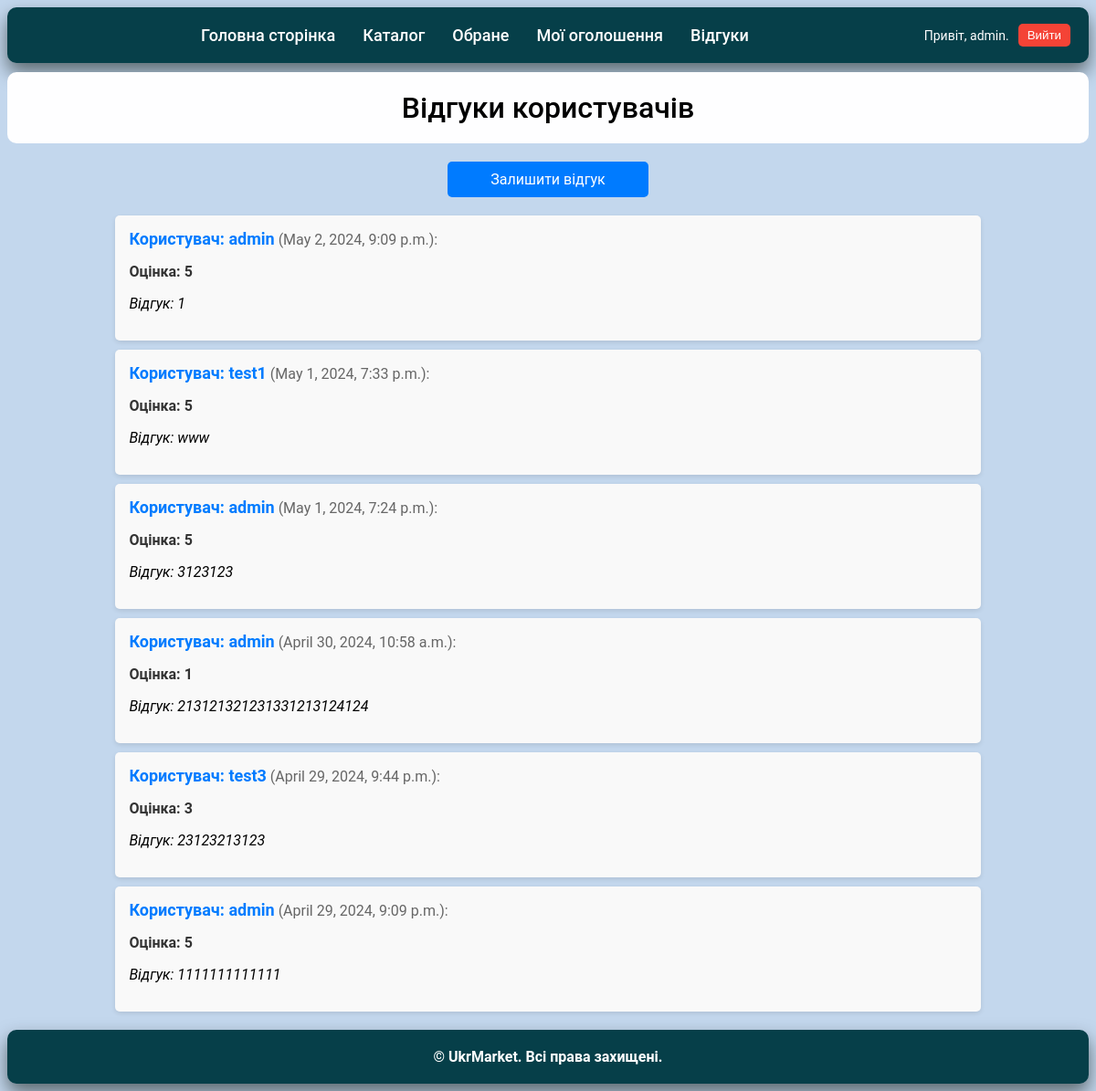
The app's page /reviews/ (signed in), older data.
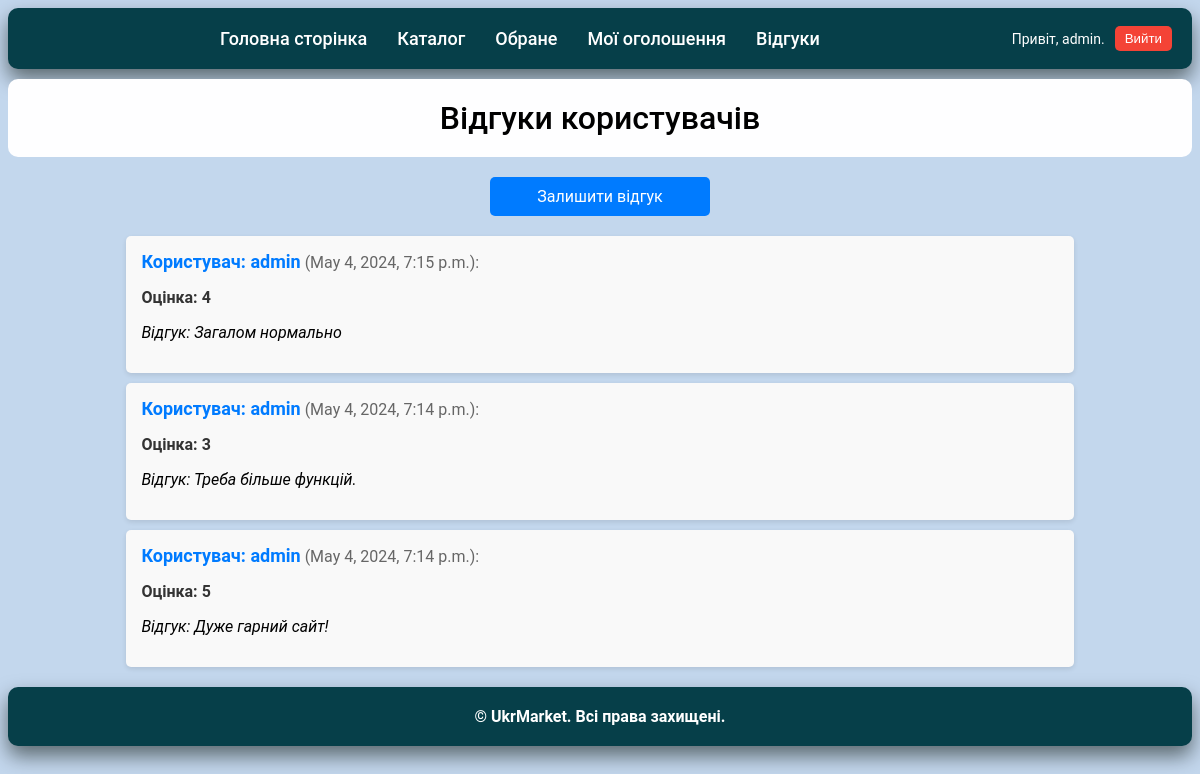
The same page, newer data.
### shop/models.py (models this page shows, shortened)
class Review(models.Model):
    user = models.ForeignKey(settings.AUTH_USER_MODEL, on_delete=models.CASCADE, related_name="reviews")
    rating = models.PositiveSmallIntegerField(default=5, choices=[(1, '1'), (2, '2'), (3, '3'), (4, '4'), (5, '5')], verbose_name='Оцінка')
    comment = models.TextField(verbose_name='Відгук')
    created_at = models.DateTimeField(auto_now_add=True)

### shop/views.py (the view)
# urls.py: path('reviews/', views.reviews, name='reviews'),
@login_required
def reviews(request):
    reviews = Review.objects.all().order_by('-created_at')
    return render(request, 'shop/reviews.html', {'reviews': reviews})

### templates/shop/reviews.html
{% extends 'shop/base.html' %}
{% block content %}
<h1 class="catalog-title">Відгуки користувачів</h1>
<a href="{% url 'shop:add_review' %}" class="add-review-link">Залишити відгук</a>
<ul class="reviews-list">
    {% for review in reviews %}
    <li class="review-item">
        <strong class="review-user">Користувач: {{ review.user.username }}</strong> <span class="review-date">({{ review.created_at }}):</span>
        <p class="review-rating">Оцінка: {{ review.rating }}</p>
        <p class="review-comment">Відгук: {{ review.comment }}</p>
    </li>
    {% empty %}
    <li class="no-reviews">Тут ще немає відгуків.</li>
    {% endfor %}
</ul>
{% endblock %}

Row changes from the older to the newer data that the page shows:
removed Review: user.username "admin", created_at "May 2, 2024, 9:09 p.m.", rating "5", comment "1"
removed Review: user.username "test1", created_at "May 1, 2024, 7:33 p.m.", rating "5", comment "www"
removed Review: user.username "admin", created_at "May 1, 2024, 7:24 p.m.", rating "5", comment "3123123"
removed Review: user.username "admin", created_at "April 30, 2024, 10:58 a.m.", rating "1", comment "213121321231331213124124"
removed Review: user.username "test3", created_at "April 29, 2024, 9:44 p.m.", rating "3", comment "23123213123"
removed Review: user.username "admin", created_at "April 29, 2024, 9:09 p.m.", rating "5", comment "1111111111111"
added Review: user.username "admin", created_at "May 4, 2024, 7:15 p.m.", rating "4", comment "Загалом нормально"
added Review: user.username "admin", created_at "May 4, 2024, 7:14 p.m.", rating "3", comment "Треба більше функцій."
added Review: user.username "admin", created_at "May 4, 2024, 7:14 p.m.", rating "5", comment "Дуже гарний сайт!"
